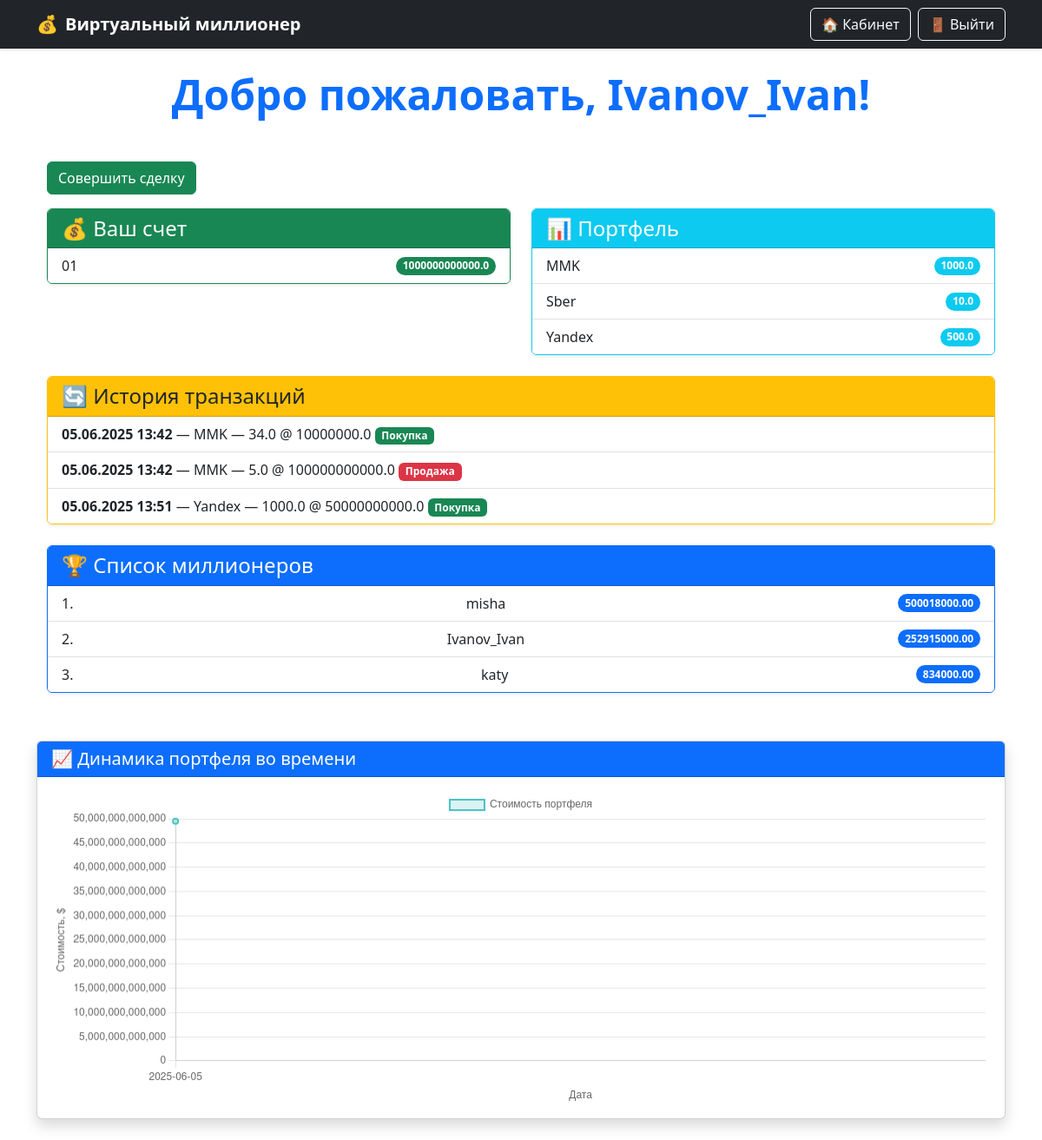
Page / (signed in) on the earlier database version.
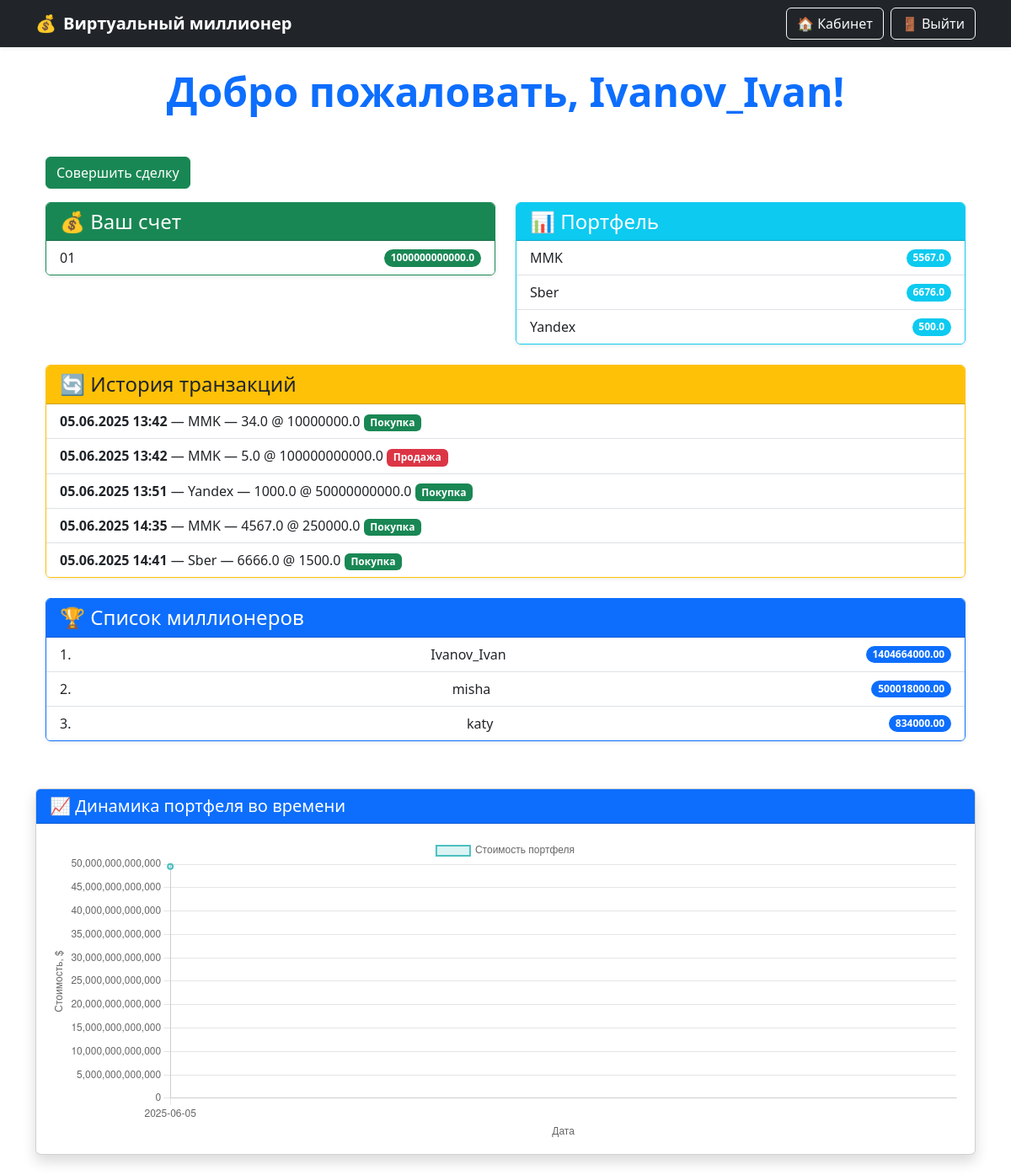
Same page on the later database version.
### game/models.py (models this page shows, shortened)
class User(AbstractUser):
    ROLE_CHOICES = (
        ('player', 'Player'),
        ('admin', 'Administrator'),
    )
    role = models.CharField(max_length=10, choices=ROLE_CHOICES, default='player')

class Account(models.Model):
    user = models.ForeignKey(get_user_model(), on_delete=models.CASCADE)
    currency = models.ForeignKey(Currency, on_delete=models.CASCADE)
    balance = models.FloatField(default=0.0)

class Currency(models.Model):
    name = models.CharField(max_length=50)
    code = models.CharField(max_length=10)
    exchange_rate = models.FloatField(default=1.0)

class Portfolio(models.Model):
    user = models.ForeignKey(get_user_model(), on_delete=models.CASCADE)
    asset = models.ForeignKey(Asset, on_delete=models.CASCADE)
    quantity = models.FloatField(default=0.0)

class Asset(models.Model):
    ASSET_TYPES = (
        ('currency', 'Currency'),
        ('stock', 'Stock'),
        ('metal', 'Precious Metal'),
    )
    name = models.CharField(max_length=100)
    asset_type = models.CharField(max_length=20, choices=ASSET_TYPES)
    current_price = models.FloatField()

class Transaction(models.Model):
    user = models.ForeignKey(get_user_model(), on_delete=models.CASCADE)
    asset = models.ForeignKey(Asset, on_delete=models.CASCADE)
    quantity = models.FloatField()
    price_at_transaction = models.FloatField()
    is_purchase = models.BooleanField()
    timestamp = models.DateTimeField(auto_now_add=True)

### game/views.py (the view)
# urls.py: path('', views.dashboard, name='dashboard'),
@login_required
def dashboard(request):
    accounts = Account.objects.filter(user=request.user)
    portfolio = Portfolio.objects.filter(user=request.user)
    transactions = Transaction.objects.filter(user=request.user).order_by('timestamp')  # по возрастанию!
    portfolio_history = defaultdict(float)
    for t in transactions:
        date_str = localtime(t.timestamp).strftime("%Y-%m-%d")
        value = t.quantity * t.price_at_transaction
        if t.is_purchase:
            portfolio_history[date_str] += value
        else:
            portfolio_history[date_str] -= value
    sorted_dates = sorted(portfolio_history.keys())
    cumulative = 0
    cumulative_values = []
    for date in sorted_dates:
        cumulative += portfolio_history[date]
        cumulative_values.append(round(cumulative, 2))  # округлим до 2 знаков
    leaderboard = (
        Portfolio.objects
        .values('user__username')
        .annotate(total=models.Sum(F('quantity') * F('asset__current_price')))
        .order_by('-total')[:10]
    )
    return render(request, 'dashboard.html', {
        'accounts': accounts,
        'portfolio': portfolio,
        'transactions': transactions,
        'leaderboard': leaderboard,
        'portfolio_dates': json.dumps(sorted_dates),
        'portfolio_values': json.dumps(cumulative_values),
    })

### game/templates/dashboard.html (shortened to what this page needs)
{% extends 'base.html' %}
{% block content %}
<div class="container mt-4">
    <div class="text-center mb-5">
        <h4 class="display-5 fw-bold text-primary">Добро пожаловать, {{ user.username }}!</h4>
    </div>
    <a href="{% url 'make_transaction' %}" class="btn btn-success mb-3">Совершить сделку</a>
    <div class="row g-4">
        <div class="col-md-6">
            <div class="card shadow-sm border-success">
                <div class="card-header bg-success text-white">
                    <h4 class="mb-0">💰 Ваш счет</h4>
                </div>
                <ul class="list-group list-group-flush">
                    {% for account in accounts %}
                        <li class="list-group-item d-flex justify-content-between align-items-center">
                            {{ account.currency.code }}
                            <span class="badge bg-success rounded-pill">{{ account.balance }}</span>
                        </li>
                    {% empty %}
                        <li class="list-group-item text-muted">Нет доступных счетов.</li>
                    {% endfor %}
                </ul>
            </div>
        </div>
        <div class="col-md-6">
            <div class="card shadow-sm border-info">
                <div class="card-header bg-info text-white">
                    <h4 class="mb-0">📊 Портфель</h4>
                </div>
                <ul class="list-group list-group-flush">
                    {% for p in portfolio %}
                        <li class="list-group-item d-flex justify-content-between align-items-center">
                            {{ p.asset.name }}
                            <span class="badge bg-info rounded-pill">{{ p.quantity }}</span>
                        </li>
                    {% empty %}
                        <li class="list-group-item text-muted">Портфель пуст.</li>
                    {% endfor %}
                </ul>
            </div>
        </div>
        <div class="col-12">
            <div class="card shadow-sm border-warning">
                <div class="card-header bg-warning text-dark">
                    <h4 class="mb-0">🔄 История транзакций</h4>
                </div>
                <ul class="list-group list-group-flush">
                    {% for t in transactions %}
                        <li class="list-group-item">
                            <strong>{{ t.timestamp|date:"d.m.Y H:i" }}</strong> —
                            {{ t.asset.name }} —
                            {{ t.quantity }} @ {{ t.price_at_transaction }}
                            <span class="badge {% if t.is_purchase %}bg-success{% else %}bg-danger{% endif %}">
                                {% if t.is_purchase %} Покупка {% else %} Продажа {% endif %}
                            </span>
                        </li>
                    {% empty %}
                        <li class="list-group-item text-muted">Нет транзакций.</li>
                    {% endfor %}
                </ul>
            </div>
        </div>
        <div class="col-12">
            <div class="card shadow-sm border-primary">
                <div class="card-header bg-primary text-white">
                    <h4 class="mb-0">🏆 Список миллионеров</h4>
                </div>
                <ol class="list-group list-group-numbered list-group-flush">
                    {% for item in leaderboard %}
                        <li class="list-group-item d-flex justify-content-between align-items-center">
                            {{ item.user__username }}
                            <span class="badge bg-primary rounded-pill">{{ item.total|floatformat:2 }}</span>
                        </li>
                    {% empty %}
                        <li class="list-group-item text-muted">Нет данных по рейтингу.</li>
                    {% endfor %}
                </ol>
            </div>
        </div>
    </div>
</div>
<div class="col-12" style="margin-top: 5%;">
<div class="card shadow mb-4">
    <div class="card-header bg-primary text-white">
        <h5 class="mb-0">📈 Динамика портфеля во времени</h5>
    </div>
    <div class="card-body">
        <canvas id="portfolioChart" height="100"></canvas>
    </div>
</div>
</div>
<script>
    const ctx = document.getElementById('portfolioChart').getContext('2d');
    const portfolioChart = new Chart(ctx, {
        type: 'line',
        data: {
            labels: {{ portfolio_dates|safe }},
            datasets: [{
                label: 'Стоимость портфеля',
                data: {{ portfolio_values|safe }},
                borderColor: 'rgba(75, 192, 192, 1)',
                backgroundColor: 'rgba(75, 192, 192, 0.2)',
                tension: 0.3,
                fill: true,
                pointRadius: 3,
                borderWidth: 2
            }]
        },
        options: {
            scales: {
                y: {
                    beginAtZero: true,
                    title: { display: true, text: 'Стоимость, $' }
                },
                x: {
                    title: { display: true, text: 'Дата' }
                }
            }
        }
    });
</script>
{% endblock %}

### game/templates/base.html (shortened to what this page needs)
<!DOCTYPE html>
<html lang="en">
<head>
    <link href="https://cdn.jsdelivr.net/npm/bootstrap@5.3.0/dist/css/bootstrap.min.css" rel="stylesheet">
</head>
<nav class="navbar navbar-expand-lg navbar-dark bg-dark shadow-sm">
    <div class="container">
        <a class="navbar-brand d-flex align-items-center" href="/">
            <span class="me-2">💰</span>
            <strong>Виртуальный миллионер</strong>
        </a>
        <div class="collapse navbar-collapse justify-content-end" id="navbarContent">
            {% if user.is_authenticated %}
                <a class="btn btn-outline-light me-2" href="/">🏠 Кабинет</a>
                <a class="btn btn-outline-light" href="/logout/">🚪 Выйти</a>
            {% else %}
                <a class="btn btn-outline-light me-2" href="/login/">🔐 Вход</a>
                <a class="btn btn-outline-success" href="/register/">📝 Регистрация</a>
            {% endif %}
        </div>
    </div>
</nav>
<div class="container mt-4">
    {% block content %}{% endblock %}
</div>
</body>
</html>

Differences in the rows shown:
changed Portfolio "MMK": quantity "1000.0" → "5567.0"
changed Portfolio "Sber": quantity "10.0" → "6676.0"
added Transaction: timestamp "05.06.2025 14:35", asset.name "MMK", quantity "4567.0", price_at_transaction "250000.0", is_purchase "Покупка"
added Transaction: timestamp "05.06.2025 14:41", asset.name "Sber", quantity "6666.0", price_at_transaction "1500.0", is_purchase "Покупка"
Other differences:
chart data {{ portfolio_values|safe }}: [49500340000000.0] → [49501491749000.0]
new list line: "Ivanov_Ivan 1404664000.00"
list line gone: "Ivanov_Ivan 252915000.00"
